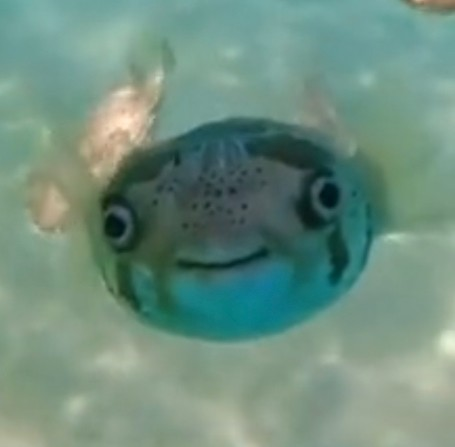
#> input picture fish.jpg, 455 x 447 px
$ python test_pillow.py
#> lines starting #> are read from the running program, lines starting #| are printed output that depends on the picture
from PIL import Image
picture_ctk = Image.open("fish.jpg")
#> picture_ctk is the input picture: PIL image 455x447 RGB; mean R, G, B 110, 142.2, 127
p = picture_ctk.rotate(90)
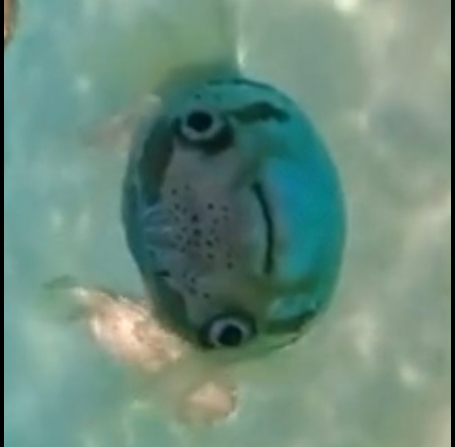
#> p: PIL image 455x447 RGB; mean R, G, B 107.6, 139.3, 124.5
pi = picture_ctk.convert("L")
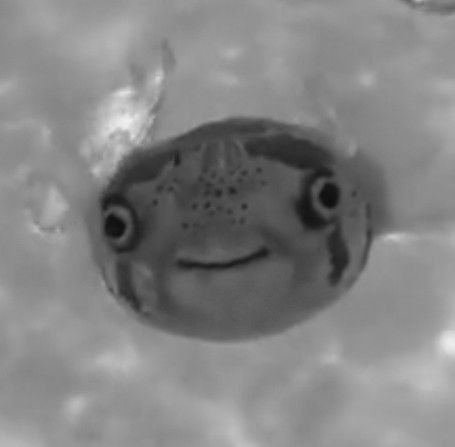
#> pi: PIL image 455x447 L; min 15, max 240, mean 130.8
pi.show()
